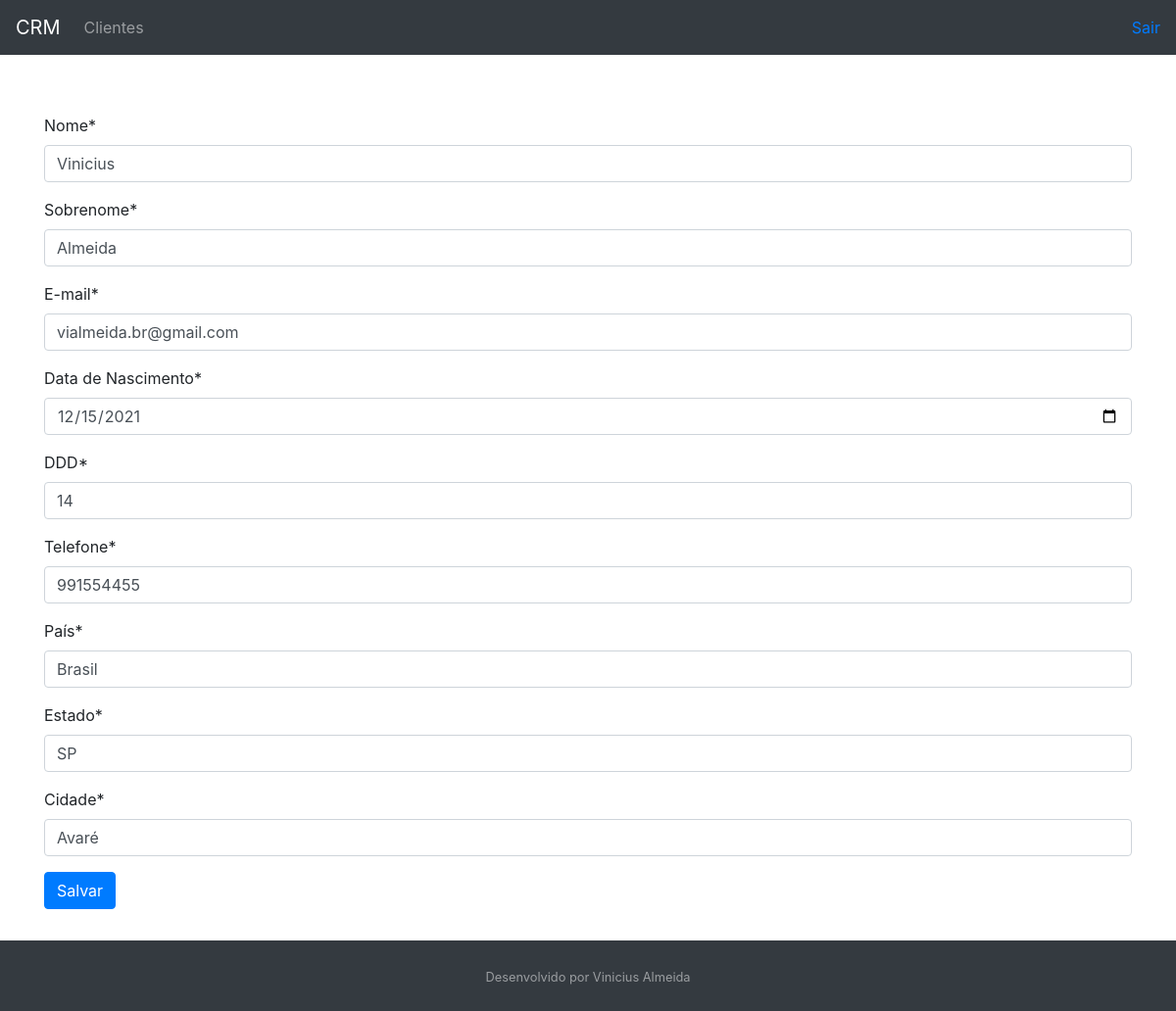
The app's page /customer/1/ with its own data.
### customer/models.py (models this page shows, shortened)
class Customer(models.Model):
  first_name = models.CharField(max_length=30)
  last_name = models.CharField(max_length=50)
  email = models.EmailField()
  birth_date = models.DateField()
  area_code = models.CharField(max_length=3)
  phone_number = models.CharField(max_length=9)
  country = models.CharField(max_length=30)
  state = models.CharField(max_length=30)
  city = models.CharField(max_length=30)
  created_date = models.DateField(auto_now_add=True)
  update_date = models.DateTimeField(auto_now_add=True)
  active = models.BooleanField(default=True)
  class Meta:
    db_table = "customer"

### customer/views.py (the view, shortened to what this page needs)
# urls.py: path("<int:id>/", CustomerUpdateView.as_view(), name="customer-update"),
class CustomerUpdateView(UpdateView):
  template_name = "customer/customer.html"
  form_class = CustomerForm
  def get_object(self):
    id = self.kwargs.get("id")
    return get_object_or_404(Customer, id=id)

### customer/forms.py
class CustomerForm(forms.ModelForm):
  first_name = forms.CharField(
    label="Nome",
    error_messages={"max_length": "Nome não pode ter mais de 30 caracteres"}
  )
  last_name = forms.CharField(
    label="Sobrenome",
    error_messages={"max_length": "Sobrenome não pode ter mais de 30 caracteres"}
  )
  email = forms.EmailField(label="E-mail")
  birth_date = forms.CharField(label="Data de Nascimento", widget=DateInput())
  area_code = forms.RegexField(
    label="DDD",
    regex=r"^\+?1?[0-9]{2}$",
    error_messages={"invalid": "Número de DDD inválido"}
  )
  phone_number = forms.RegexField(
  label = "Telefone",
  regex = r"^\+?1?[0-9]{9,15}$",
  error_messages = {"invalid": "Número de Telefone inválido"}
  )
  country = forms.CharField(label="País")
  state = forms.CharField(label="Estado")
  city = forms.CharField(label="Cidade")
  class Meta:
    model = Customer
    fields = (
      "first_name",
      "last_name",
      "email",
      "birth_date",
      "area_code",
      "phone_number",
      "country",
      "state",
      "city"
    )

### customer/templates/customer/customer.html (shortened to what this page needs)
{% extends "model-page.html" %}
{% load crispy_forms_tags %}
{% block content %}
    <div>
        <form method="POST">{% csrf_token %}
            {{ form|crispy }}
            <button type="submit" class="btn btn-primary">Salvar</button>
        </form>
    </div>
{% endblock %}

### core/templates/model-page.html (style rules this page uses)
html, body { height: 100%; }

### records on screen
Customer: first_name "Vinicius", last_name "Almeida", email "vialmeida.br@gmail.com", birth_date "12/15/2021", area_code "14", phone_number "991554455", country "Brasil", state "SP", city "Avaré"
